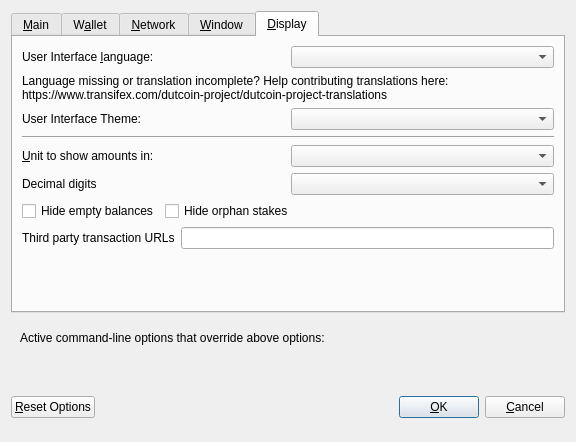
<?xml version="1.0" encoding="UTF-8"?>
<ui version="4.0">
 <class>OptionsDialog</class>
 <widget class="QDialog" name="OptionsDialog">
  <property name="geometry">
   <rect>
    <x>0</x>
    <y>0</y>
    <width>576</width>
    <height>442</height>
   </rect>
  </property>
  <property name="windowTitle">
   <string>Options</string>
  </property>
  <property name="modal">
   <bool>true</bool>
  </property>
  <layout class="QVBoxLayout" name="verticalLayout">
   <item>
    <widget class="QTabWidget" name="tabWidget">
     <property name="currentIndex">
      <number>4</number>
     </property>
     <widget class="QWidget" name="tabMain">
      <attribute name="title">
       <string>&amp;Main</string>
      </attribute>
      <layout class="QVBoxLayout" name="verticalLayout_Main">
       <item>
        <widget class="QCheckBox" name="bitcoinAtStartup">
         <property name="toolTip">
          <string>Automatically start dutcoin after logging in to the system.</string>
         </property>
         <property name="text">
          <string>&amp;Start dutcoin on system login</string>
         </property>
        </widget>
       </item>
       <item>
        <layout class="QHBoxLayout" name="horizontalLayout_2_Main">
         <item>
          <widget class="QLabel" name="databaseCacheLabel">
           <property name="text">
            <string>Size of &amp;database cache</string>
           </property>
           <property name="textFormat">
            <enum>Qt::PlainText</enum>
           </property>
           <property name="buddy">
            <cstring>databaseCache</cstring>
           </property>
          </widget>
         </item>
         <item>
          <widget class="QSpinBox" name="databaseCache"/>
         </item>
         <item>
          <widget class="QLabel" name="databaseCacheUnitLabel">
           <property name="text">
            <string>MB</string>
           </property>
           <property name="textFormat">
            <enum>Qt::PlainText</enum>
           </property>
          </widget>
         </item>
         <item>
          <spacer name="horizontalSpacer_2_Main">
           <property name="orientation">
            <enum>Qt::Horizontal</enum>
           </property>
           <property name="sizeHint" stdset="0">
            <size>
             <width>40</width>
             <height>20</height>
            </size>
           </property>
          </spacer>
         </item>
        </layout>
       </item>
       <item>
        <layout class="QHBoxLayout" name="horizontalLayout_3_Main">
         <item>
          <widget class="QLabel" name="threadsScriptVerifLabel">
           <property name="text">
            <string>Number of script &amp;verification threads</string>
           </property>
           <property name="textFormat">
            <enum>Qt::PlainText</enum>
           </property>
           <property name="buddy">
            <cstring>threadsScriptVerif</cstring>
           </property>
          </widget>
         </item>
         <item>
          <widget class="QSpinBox" name="threadsScriptVerif">
           <property name="toolTip">
            <string>(0 = auto, &lt;0 = leave that many cores free)</string>
           </property>
          </widget>
         </item>
         <item>
          <spacer name="horizontalSpacer_3_Main">
           <property name="orientation">
            <enum>Qt::Horizontal</enum>
           </property>
           <property name="sizeHint" stdset="0">
            <size>
             <width>40</width>
             <height>20</height>
            </size>
           </property>
          </spacer>
         </item>
        </layout>
       </item>
       <item>
        <spacer name="verticalSpacer_2">
         <property name="orientation">
          <enum>Qt::Vertical</enum>
         </property>
         <property name="sizeHint" stdset="0">
          <size>
           <width>20</width>
           <height>40</height>
          </size>
         </property>
        </spacer>
       </item>
       <!--
       <item>
        <widget class="QCheckBox" name="checkBoxZeromintEnable">
         <property name="toolTip">
          <string>Enable automatic minting of dutcoin units to zECA</string>
         </property>
         <property name="layoutDirection">
          <enum>Qt::LeftToRight</enum>
         </property>
         <property name="text">
          <string>Enable zECA Automint</string>
         </property>
        </widget>
       </item>
       <item>
        <layout class="QHBoxLayout" name="horizontalLayout_3">
         <item>
          <widget class="QLabel" name="percentage_label">
           <property name="toolTip">
            <string>Percentage of incoming dutcoin which get automatically converted to zECA via Zerocoin Protocol (min: 10%)</string>
           </property>
           <property name="text">
            <string>Percentage of autominted zECA</string>
           </property>
          </widget>
         </item>
         <item>
          <widget class="QSpinBox" name="zeromintPercentage">
           <property name="minimum">
            <number>1</number>
           </property>
           <property name="maximum">
            <number>100</number>
           </property>
          </widget>
         </item>
        </layout>
       </item>
       <item>
        <layout class="QHBoxLayout" name="horizontalLayout" stretch="0,0">
         <property name="sizeConstraint">
          <enum>QLayout::SetFixedSize</enum>
         </property>
         <item>
          <widget class="QLabel" name="labelPreferredDenom">
           <property name="maximumSize">
            <size>
             <width>16777215</width>
             <height>16777215</height>
            </size>
           </property>
           <property name="toolTip">
            <string>Wait with automatic conversion to Zerocoin until enough dutcoin for this denomination is available</string>
           </property>
           <property name="text">
            <string>Preferred Automint zECA Denomination</string>
           </property>
          </widget>
         </item>
         <item>
          <widget class="QComboBox" name="preferredDenom">
           <property name="maximumSize">
            <size>
             <width>16777215</width>
             <height>27</height>
            </size>
           </property>
           <property name="toolTip">
            <string>Wait with automatic conversion to Zerocoin until enough dutcoin for this denomination is available</string>
           </property>
           <property name="maxVisibleItems">
            <number>9</number>
           </property>
           <property name="maxCount">
            <number>9</number>
           </property>
          </widget>
         </item>
        </layout>
       </item>
      -->
      </layout>
     </widget>
     <widget class="QWidget" name="tabWallet">
      <attribute name="title">
       <string>W&amp;allet</string>
      </attribute>
      <layout class="QVBoxLayout" name="verticalLayout_Wallet">
       <item>
        <layout class="QHBoxLayout" name="horizontalLayout_2_Wallet">
         <item>
          <widget class="QLabel" name="labelStakeSplitThresholdText">
           <property name="text">
            <string>Stake split threshold:</string>
           </property>
          </widget>
         </item>
         <item>
          <widget class="QSpinBox" name="spinBoxStakeSplitThreshold">
           <property name="minimum">
            <number>0</number>
           </property>
           <property name="maximum">
            <number>9999999</number>
           </property>
          </widget>
         </item>
        </layout>
       </item>
       <item>
        <widget class="QGroupBox" name="groupBox">
         <property name="title">
          <string>Expert</string>
         </property>
         <layout class="QVBoxLayout" name="verticalLayout_2">
          <item>
           <widget class="QCheckBox" name="coinControlFeatures">
            <property name="toolTip">
             <string>Whether to show coin control features or not.</string>
            </property>
            <property name="text">
             <string>Enable coin &amp;control features</string>
            </property>
           </widget>
          </item>
          <!--
          <item>
           <widget class="QCheckBox" name="showMasternodesTab">
            <property name="toolTip">
             <string>Show additional tab listing all your masternodes in first sub-tab&lt;br/&gt;and all masternodes on the network in second sub-tab.</string>
            </property>
            <property name="text">
             <string>Show Masternodes Tab</string>
            </property>
           </widget>
          </item>
          -->
          <item>
           <widget class="QCheckBox" name="spendZeroConfChange">
            <property name="toolTip">
             <string>If you disable the spending of unconfirmed change, the change from a transaction&lt;br/&gt;cannot be used until that transaction has at least one confirmation.&lt;br/&gt;This also affects how your balance is computed.</string>
            </property>
            <property name="text">
             <string>&amp;Spend unconfirmed change</string>
            </property>
           </widget>
          </item>
         </layout>
        </widget>
       </item>
       <item>
        <spacer name="verticalSpacer_Wallet">
         <property name="orientation">
          <enum>Qt::Vertical</enum>
         </property>
         <property name="sizeHint" stdset="0">
          <size>
           <width>20</width>
           <height>40</height>
          </size>
         </property>
        </spacer>
       </item>
      </layout>
     </widget>
     <widget class="QWidget" name="tabNetwork">
      <attribute name="title">
       <string>&amp;Network</string>
      </attribute>
      <layout class="QVBoxLayout" name="verticalLayout_Network">
       <item>
        <widget class="QCheckBox" name="mapPortUpnp">
         <property name="toolTip">
          <string>Automatically open the dutcoin client port on the router. This only works when your router supports UPnP and it is enabled.</string>
         </property>
         <property name="text">
          <string>Map port using &amp;UPnP</string>
         </property>
        </widget>
       </item>
       <item>
        <widget class="QCheckBox" name="allowIncoming">
         <property name="toolTip">
          <string>Accept connections from outside</string>
         </property>
         <property name="text">
          <string>Allow incoming connections</string>
         </property>
        </widget>
       </item>
       <item>
        <widget class="QCheckBox" name="connectSocks">
         <property name="toolTip">
          <string>Connect to the dutcoin network through a SOCKS5 proxy.</string>
         </property>
         <property name="text">
          <string>&amp;Connect through SOCKS5 proxy (default proxy):</string>
         </property>
        </widget>
       </item>
       <item>
        <layout class="QHBoxLayout" name="horizontalLayout_1_Network">
         <item>
          <widget class="QLabel" name="proxyIpLabel">
           <property name="text">
            <string>Proxy &amp;IP:</string>
           </property>
           <property name="textFormat">
            <enum>Qt::PlainText</enum>
           </property>
           <property name="buddy">
            <cstring>proxyIp</cstring>
           </property>
          </widget>
         </item>
         <item>
          <widget class="QValidatedLineEdit" name="proxyIp">
           <property name="minimumSize">
            <size>
             <width>140</width>
             <height>0</height>
            </size>
           </property>
           <property name="maximumSize">
            <size>
             <width>140</width>
             <height>16777215</height>
            </size>
           </property>
           <property name="toolTip">
            <string>IP address of the proxy (e.g. IPv4: 127.0.0.1 / IPv6: ::1)</string>
           </property>
          </widget>
         </item>
         <item>
          <widget class="QLabel" name="proxyPortLabel">
           <property name="text">
            <string>&amp;Port:</string>
           </property>
           <property name="textFormat">
            <enum>Qt::PlainText</enum>
           </property>
           <property name="buddy">
            <cstring>proxyPort</cstring>
           </property>
          </widget>
         </item>
         <item>
          <widget class="QLineEdit" name="proxyPort">
           <property name="minimumSize">
            <size>
             <width>55</width>
             <height>0</height>
            </size>
           </property>
           <property name="maximumSize">
            <size>
             <width>55</width>
             <height>16777215</height>
            </size>
           </property>
           <property name="toolTip">
            <string>Port of the proxy (e.g. 9050)</string>
           </property>
          </widget>
         </item>
         <item>
          <spacer name="horizontalSpacer_1_Network">
           <property name="orientation">
            <enum>Qt::Horizontal</enum>
           </property>
           <property name="sizeHint" stdset="0">
            <size>
             <width>40</width>
             <height>20</height>
            </size>
           </property>
          </spacer>
         </item>
        </layout>
       </item>
       <item>
        <spacer name="verticalSpacer_Network">
         <property name="orientation">
          <enum>Qt::Vertical</enum>
         </property>
         <property name="sizeHint" stdset="0">
          <size>
           <width>20</width>
           <height>40</height>
          </size>
         </property>
        </spacer>
       </item>
      </layout>
     </widget>
     <widget class="QWidget" name="tabWindow">
      <attribute name="title">
       <string>&amp;Window</string>
      </attribute>
      <layout class="QVBoxLayout" name="verticalLayout_Window">
       <item>
        <widget class="QCheckBox" name="minimizeToTray">
         <property name="toolTip">
          <string>Show only a tray icon after minimizing the window.</string>
         </property>
         <property name="text">
          <string>&amp;Minimize to the tray instead of the taskbar</string>
         </property>
        </widget>
       </item>
       <item>
        <widget class="QCheckBox" name="minimizeOnClose">
         <property name="toolTip">
          <string>Minimize instead of exit the application when the window is closed. When this option is enabled, the application will be closed only after selecting Quit in the menu.</string>
         </property>
         <property name="text">
          <string>M&amp;inimize on close</string>
         </property>
        </widget>
       </item>
       <item>
        <spacer name="verticalSpacer_Window">
         <property name="orientation">
          <enum>Qt::Vertical</enum>
         </property>
         <property name="sizeHint" stdset="0">
          <size>
           <width>20</width>
           <height>40</height>
          </size>
         </property>
        </spacer>
       </item>
      </layout>
     </widget>
     <widget class="QWidget" name="tabDisplay">
      <attribute name="title">
       <string>&amp;Display</string>
      </attribute>
      <layout class="QVBoxLayout" name="verticalLayout_Display">
       <item>
        <layout class="QHBoxLayout" name="horizontalLayout_1_Display">
         <item>
          <widget class="QLabel" name="langLabel">
           <property name="text">
            <string>User Interface &amp;language:</string>
           </property>
           <property name="textFormat">
            <enum>Qt::PlainText</enum>
           </property>
           <property name="buddy">
            <cstring>lang</cstring>
           </property>
          </widget>
         </item>
         <item>
          <widget class="QValueComboBox" name="lang">
           <property name="toolTip">
            <string>The user interface language can be set here. This setting will take effect after restarting dutcoin.</string>
           </property>
          </widget>
         </item>
        </layout>
       </item>
       <item>
        <widget class="QLabel" name="label_3">
         <property name="toolTip">
          <string notr="true"/>
         </property>
         <property name="statusTip">
          <string notr="true"/>
         </property>
         <property name="whatsThis">
          <string notr="true"/>
         </property>
         <property name="accessibleName">
          <string notr="true"/>
         </property>
         <property name="text">
          <string>Language missing or translation incomplete? Help contributing translations here:
https://www.transifex.com/dutcoin-project/dutcoin-project-translations</string>
         </property>
         <property name="wordWrap">
          <bool>true</bool>
         </property>
         <property name="openExternalLinks">
          <bool>true</bool>
         </property>
         <property name="textInteractionFlags">
          <set>Qt::TextBrowserInteraction</set>
         </property>
        </widget>
       </item>
       <item>
        <layout class="QHBoxLayout" name="horizontalLayout_2_Display" stretch="0,0">
         <item>
          <widget class="QLabel" name="themeLabel">
           <property name="text">
            <string>User Interface Theme:</string>
           </property>
          </widget>
         </item>
         <item>
          <widget class="QValueComboBox" name="theme"/>
         </item>
        </layout>
       </item>
       <item>
        <widget class="Line" name="line">
         <property name="orientation">
          <enum>Qt::Horizontal</enum>
         </property>
        </widget>
       </item>
       <item>
        <layout class="QHBoxLayout" name="horizontalLayout_3_Display">
         <item>
          <widget class="QLabel" name="unitLabel">
           <property name="text">
            <string>&amp;Unit to show amounts in:</string>
           </property>
           <property name="textFormat">
            <enum>Qt::PlainText</enum>
           </property>
           <property name="buddy">
            <cstring>unit</cstring>
           </property>
          </widget>
         </item>
         <item>
          <widget class="QValueComboBox" name="unit">
           <property name="toolTip">
            <string>Choose the default subdivision unit to show in the interface and when sending coins.</string>
           </property>
          </widget>
         </item>
        </layout>
       </item>
       <item>
        <layout class="QHBoxLayout" name="horizontalLayout_4_Display">
         <item>
          <widget class="QLabel" name="digitsLabel">
           <property name="text">
            <string>Decimal digits</string>
           </property>
          </widget>
         </item>
         <item>
          <widget class="QValueComboBox" name="digits"/>
         </item>
        </layout>
       </item>
       <item>
        <layout class="QHBoxLayout" name="horizontalLayout_5_Display">
         <item>
          <widget class="QCheckBox" name="checkBoxHideZeroBalances">
           <property name="toolTip">
            <string>Hide empty balances</string>
           </property>
           <property name="layoutDirection">
            <enum>Qt::LeftToRight</enum>
           </property>
           <property name="text">
            <string>Hide empty balances</string>
           </property>
          </widget>
         </item>
         <item>
          <widget class="QCheckBox" name="checkBoxHideOrphans">
           <property name="toolTip">
            <string>Hide orphan stakes in transaction lists</string>
           </property>
           <property name="text">
            <string>Hide orphan stakes</string>
           </property>
          </widget>
         </item>
         <item>
          <spacer name="horizontalSpacer">
           <property name="orientation">
            <enum>Qt::Horizontal</enum>
           </property>
           <property name="sizeHint" stdset="0">
            <size>
             <width>40</width>
             <height>20</height>
            </size>
           </property>
          </spacer>
         </item>
        </layout>
       </item>
       <item>
        <layout class="QHBoxLayout" name="horizontalLayout_6_Display">
         <item>
          <widget class="QLabel" name="thirdPartyTxUrlsLabel">
           <property name="toolTip">
            <string>Third party URLs (e.g. a block explorer) that appear in the transactions tab as context menu items. %s in the URL is replaced by transaction hash. Multiple URLs are separated by vertical bar |.</string>
           </property>
           <property name="text">
            <string>Third party transaction URLs</string>
           </property>
           <property name="buddy">
            <cstring>thirdPartyTxUrls</cstring>
           </property>
          </widget>
         </item>
         <item>
          <widget class="QLineEdit" name="thirdPartyTxUrls">
           <property name="toolTip">
            <string>Third party URLs (e.g. a block explorer) that appear in the transactions tab as context menu items. %s in the URL is replaced by transaction hash. Multiple URLs are separated by vertical bar |.</string>
           </property>
          </widget>
         </item>
        </layout>
       </item>
       <item>
        <spacer name="verticalSpacer">
         <property name="orientation">
          <enum>Qt::Vertical</enum>
         </property>
         <property name="sizeHint" stdset="0">
          <size>
           <width>20</width>
           <height>40</height>
          </size>
         </property>
        </spacer>
       </item>
      </layout>
     </widget>
    </widget>
   </item>
   <item>
    <widget class="QFrame" name="frame">
     <layout class="QVBoxLayout" name="verticalLayout_Bottom">
      <item>
       <layout class="QHBoxLayout" name="horizontalLayout_Bottom">
        <item>
         <widget class="QLabel" name="overriddenByCommandLineInfoLabel">
          <property name="text">
           <string>Active command-line options that override above options:</string>
          </property>
          <property name="textFormat">
           <enum>Qt::PlainText</enum>
          </property>
         </widget>
        </item>
        <item>
         <spacer name="horizontalSpacer_Bottom">
          <property name="orientation">
           <enum>Qt::Horizontal</enum>
          </property>
          <property name="sizeHint" stdset="0">
           <size>
            <width>40</width>
            <height>20</height>
           </size>
          </property>
         </spacer>
        </item>
       </layout>
      </item>
      <item>
       <widget class="QLabel" name="overriddenByCommandLineLabel">
        <property name="text">
         <string/>
        </property>
        <property name="textFormat">
         <enum>Qt::PlainText</enum>
        </property>
        <property name="wordWrap">
         <bool>true</bool>
        </property>
       </widget>
      </item>
     </layout>
    </widget>
   </item>
   <item>
    <layout class="QHBoxLayout" name="horizontalLayout_Buttons">
     <item>
      <widget class="QPushButton" name="resetButton">
       <property name="toolTip">
        <string>Reset all client options to default.</string>
       </property>
       <property name="text">
        <string>&amp;Reset Options</string>
       </property>
       <property name="autoDefault">
        <bool>false</bool>
       </property>
      </widget>
     </item>
     <item>
      <spacer name="horizontalSpacer_1">
       <property name="orientation">
        <enum>Qt::Horizontal</enum>
       </property>
       <property name="sizeHint" stdset="0">
        <size>
         <width>40</width>
         <height>48</height>
        </size>
       </property>
      </spacer>
     </item>
     <item>
      <widget class="QLabel" name="statusLabel">
       <property name="minimumSize">
        <size>
         <width>200</width>
         <height>0</height>
        </size>
       </property>
       <property name="font">
        <font>
         <weight>75</weight>
         <bold>true</bold>
        </font>
       </property>
       <property name="text">
        <string/>
       </property>
       <property name="textFormat">
        <enum>Qt::PlainText</enum>
       </property>
       <property name="wordWrap">
        <bool>true</bool>
       </property>
      </widget>
     </item>
     <item>
      <spacer name="horizontalSpacer_2">
       <property name="orientation">
        <enum>Qt::Horizontal</enum>
       </property>
       <property name="sizeHint" stdset="0">
        <size>
         <width>40</width>
         <height>48</height>
        </size>
       </property>
      </spacer>
     </item>
     <item>
      <widget class="QPushButton" name="okButton">
       <property name="text">
        <string>&amp;OK</string>
       </property>
       <property name="autoDefault">
        <bool>false</bool>
       </property>
       <property name="default">
        <bool>true</bool>
       </property>
      </widget>
     </item>
     <item>
      <widget class="QPushButton" name="cancelButton">
       <property name="text">
        <string>&amp;Cancel</string>
       </property>
       <property name="autoDefault">
        <bool>false</bool>
       </property>
      </widget>
     </item>
    </layout>
   </item>
  </layout>
 </widget>
 <customwidgets>
  <customwidget>
   <class>QValidatedLineEdit</class>
   <extends>QLineEdit</extends>
   <header>qvalidatedlineedit.h</header>
  </customwidget>
  <customwidget>
   <class>QValueComboBox</class>
   <extends>QComboBox</extends>
   <header>qvaluecombobox.h</header>
  </customwidget>
 </customwidgets>
 <resources/>
 <connections/>
</ui>
